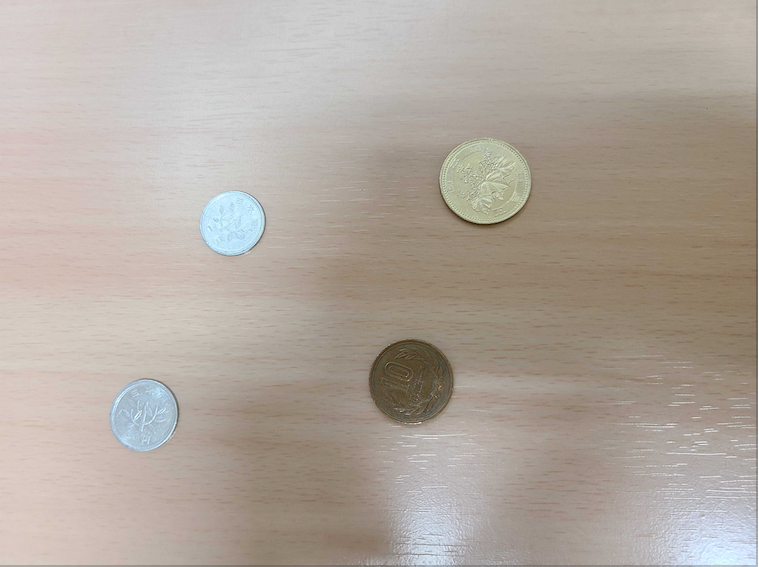
#> input picture coins.png, 759 x 567 px
$ python load_display.py
#> lines starting #> are read from the running program, lines starting #| are printed output that depends on the picture
import numpy as np
import cv2

# 画像ファイルの読み込み
img_color = cv2.imread('coins.png')
#> img_color is the input picture: shape (567, 759, 3); mean B, G, R 158.6, 167.6, 177
img_gray = cv2.imread('coins.png', cv2.IMREAD_GRAYSCALE)
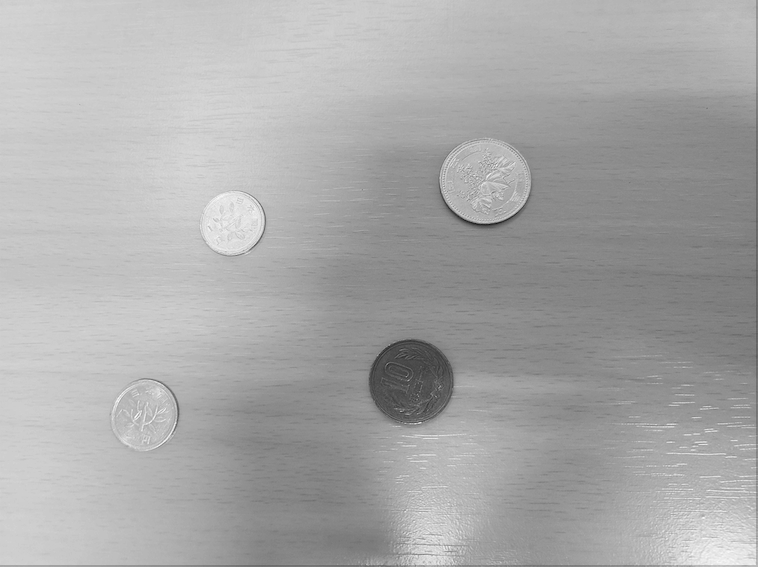
#> img_gray: shape (567, 759); min 21, max 255, mean 169.6

# 画像のGUI表示
cv2.imshow('color', img_color)  # この時点ではウィンドウは表示されない
cv2.waitKey(0)  # ここで初めてウィンドウが表示される

cv2.imshow('gray', img_gray)
cv2.waitKey(0)

cv2.destroyWindow('gray')  # この時点ではウィンドウは消えない
cv2.waitKey(1)  # ここで初めてウィンドウが消える
